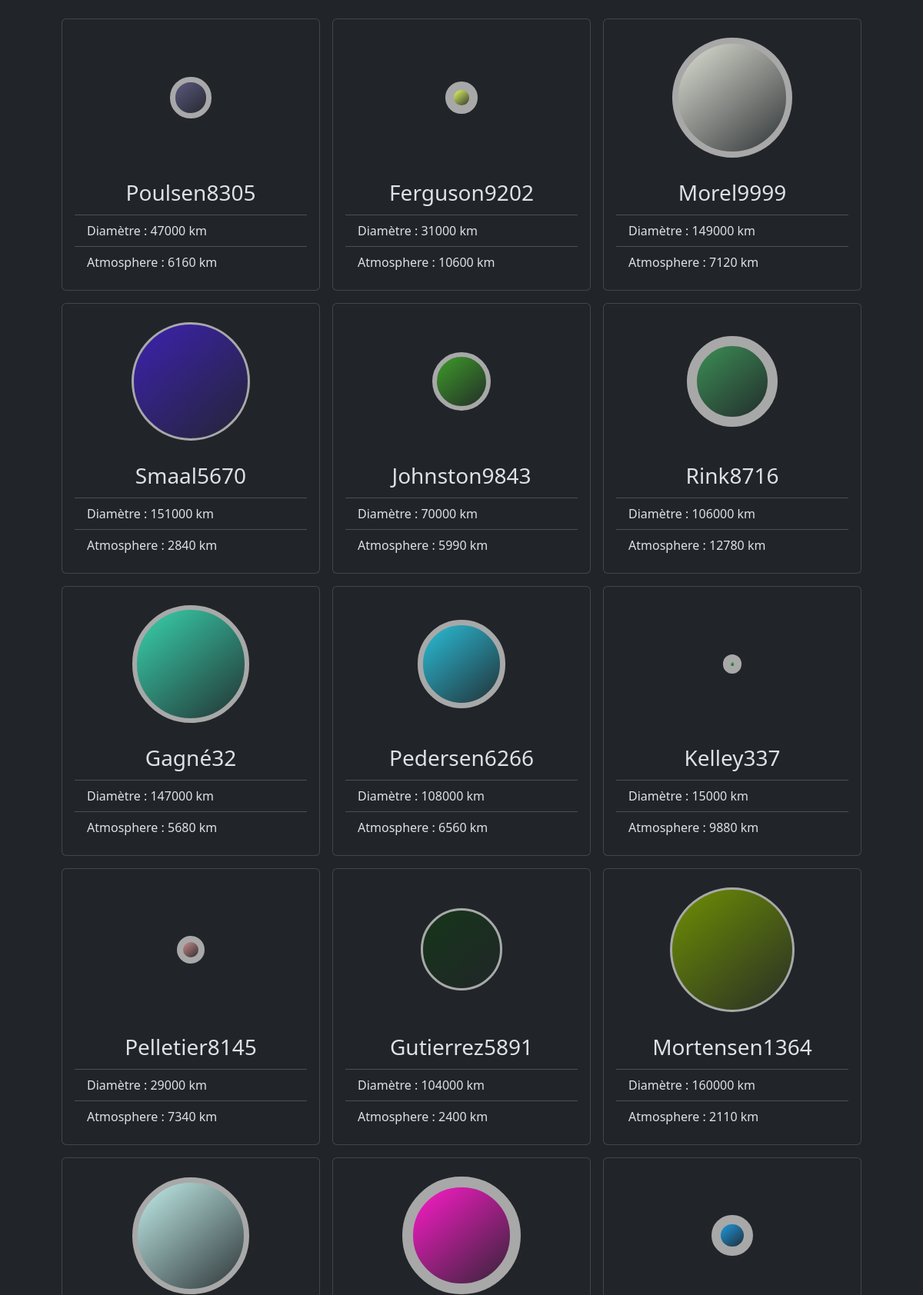
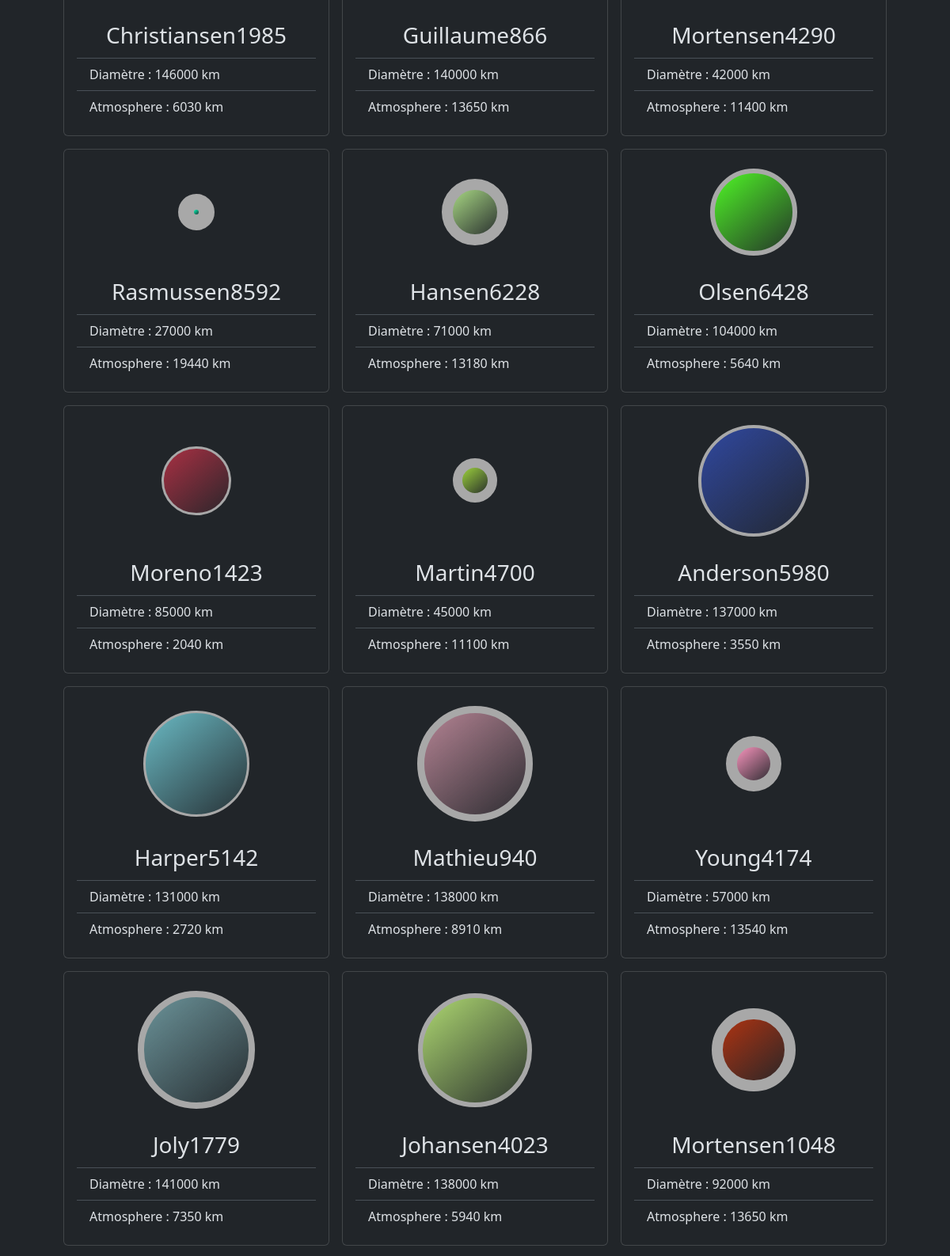
/cards.php?page=3 (upper part), run on the app's committed database (2 pictures, top to bottom).
### tables this page shows
CREATE TABLE `planet` (
  `planet_id` int NOT NULL,
  `planet_name` varchar(50) NOT NULL,
  `planet_diameter` int NOT NULL,
  `planet_color` varchar(7) NOT NULL,
  `planet_atmo` int NOT NULL
);

### cards.php (the view, shortened to what this page needs)
<!DOCTYPE html>
<html lang="en" data-bs-theme="dark">
<head>
    <link rel="stylesheet" href="https://cdn.jsdelivr.net/npm/bootstrap@5.3.3/dist/css/bootstrap.min.css"
>
    <link rel="stylesheet" href="style/style.css">
</head>
<body class="p-2 p-xl-4 mb-4">
    <div class="d-flex flex-wrap justify-content-center gap-3">
        <?php
        $pdo = new PDO("mysql:host=localhost;dbname=planetarium", "root", "1234");
        if (isset($_GET["page"])) {
            $page = $_GET["page"];
        } else {
            header('Location: cards.php?page=1');
        };
        $limitPage = 30;
        $offset = ($page * $limitPage) - $limitPage;
        $sql = "SELECT * FROM planet ORDER BY planet_id ASC LIMIT $offset, $limitPage";
        $stmt = $pdo->query($sql);
        $planets = $stmt->fetchAll(PDO::FETCH_ASSOC);
        foreach ($planets as $planet) {
        ?>
            <div class="card d-flex flex-column" style="width: 21rem;">
                <div class="d-flex justify-content-center align-items-center h-100 pt-4">
                    <div class="d-flex justify-content-center align-items-center mx-auto"
                        id="titre"
                        data-color="<?= $planet["planet_color"] ?>"
                        data-size="<?= ($planet["planet_diameter"] + $planet["planet_atmo"]) / 1000 ?>"
                        data-atmo="<?= ceil($planet["planet_atmo"] / 1000) ?>">
                    </div>
                </div>
                <div class="card-body">
                    <ul class="list-group list-group-flush">
                        <li class="list-group-item fs-3 text-center"><?= ucfirst($planet["planet_name"]) ?></li>
                        <li class="list-group-item">Diamètre : <?= $planet["planet_diameter"] ?> km</li>
                        <li class="list-group-item">Atmosphere : <?= $planet["planet_atmo"] ?> km</li>
                    </ul>
                </div>
            </div>
        <?php
        }
        ?>
    </div>
</body>
</html>

### style/style.css (style rules this page uses)
body { background-image: url(./planets.jpg); background-position: center; background-size: cover; background-repeat: no-repeat; background-attachment: fixed; min-height: 100vh; }
#titre { border-radius: 50%; }
.card-body { align-content: end; }

### data on the page
planet: planet_name "Poulsen8305", planet_diameter "47000", planet_atmo "6160"
planet: planet_name "Ferguson9202", planet_diameter "31000", planet_atmo "10600"
planet: planet_name "Morel9999", planet_diameter "149000", planet_atmo "7120"
planet: planet_name "Smaal5670", planet_diameter "151000", planet_atmo "2840"
planet: planet_name "Johnston9843", planet_diameter "70000", planet_atmo "5990"
planet: planet_name "Rink8716", planet_diameter "106000", planet_atmo "12780"
planet: planet_name "Gagné32", planet_diameter "147000", planet_atmo "5680"
planet: planet_name "Pedersen6266", planet_diameter "108000", planet_atmo "6560"
planet: planet_name "Kelley337", planet_diameter "15000", planet_atmo "9880"
planet: planet_name "Pelletier8145", planet_diameter "29000", planet_atmo "7340"
planet: planet_name "Gutierrez5891", planet_diameter "104000", planet_atmo "2400"
planet: planet_name "Mortensen1364", planet_diameter "160000", planet_atmo "2110"
planet: planet_name "Christiansen1985", planet_diameter "146000", planet_atmo "6030"
planet: planet_name "Guillaume866", planet_diameter "140000", planet_atmo "13650"
planet: planet_name "Mortensen4290", planet_diameter "42000", planet_atmo "11400"
planet: planet_name "Rasmussen8592", planet_diameter "27000", planet_atmo "19440"
planet: planet_name "Hansen6228", planet_diameter "71000", planet_atmo "13180"
planet: planet_name "Olsen6428", planet_diameter "104000", planet_atmo "5640"
planet: planet_name "Moreno1423", planet_diameter "85000", planet_atmo "2040"
planet: planet_name "Martin4700", planet_diameter "45000", planet_atmo "11100"
planet: planet_name "Anderson5980", planet_diameter "137000", planet_atmo "3550"
planet: planet_name "Harper5142", planet_diameter "131000", planet_atmo "2720"
planet: planet_name "Mathieu940", planet_diameter "138000", planet_atmo "8910"
planet: planet_name "Young4174", planet_diameter "57000", planet_atmo "13540"
planet: planet_name "Joly1779", planet_diameter "141000", planet_atmo "7350"
planet: planet_name "Johansen4023", planet_diameter "138000", planet_atmo "5940"
planet: planet_name "Mortensen1048", planet_diameter "92000", planet_atmo "13650"
